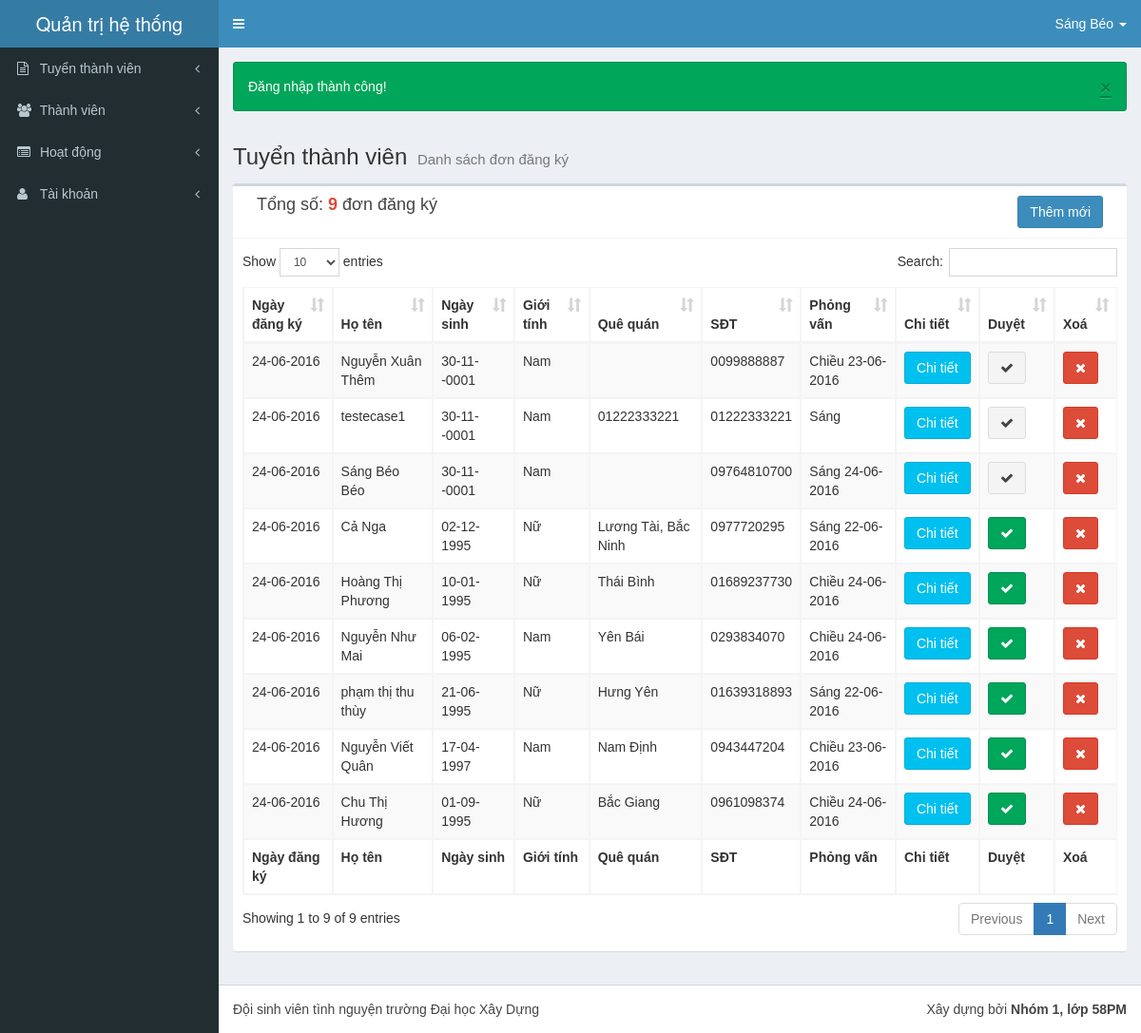
/index.php?prog=dondangky (signed in), run on the app's committed database.
### tables this page shows
CREATE TABLE `tbl_thanhvien` (
  `matv` int(11) NOT NULL AUTO_INCREMENT,
  `hoten` varchar(50) NOT NULL,
  `lop` varchar(10) DEFAULT NULL,
  `mssv` varchar(10) DEFAULT NULL,
  `ngaysinh` date DEFAULT NULL,
  `gioitinh` tinyint(1) DEFAULT NULL,
  `quequan` varchar(100) DEFAULT NULL,
  `diachi` text,
  `sdt` varchar(15) DEFAULT NULL,
  `ngaygianhap` date DEFAULT NULL,
  `tinhtrang` tinyint(1) NOT NULL DEFAULT '0',
  `ladoitruong` tinyint(1) NOT NULL DEFAULT '0',
  `tgbatdau` date DEFAULT NULL,
  PRIMARY KEY (`matv`)
);

### models/thuvien.php (called while the page is built, shortened)
<?php
class LIB
{
    public $pdo;
    function __construct($server, $host, $db, $user, $pass)
    {
        try {
            $dsn = $server . ':host=' . $host . ';dbname=' . $db;
            $this->pdo = new PDO($dsn, $user, $pass);
            $this->pdo->exec("SET NAMES 'utf8'");
        } catch (PDOException $ex) {
            die($ex->getMessage());
        }
    }
    public function selectall($sql)
    {
        $re = $this->pdo->query($sql);
        return $re->fetchAll(PDO::FETCH_ASSOC);
    }
    public function selectone($sql)
    {
        $re = $this->pdo->query($sql);
        if ($re->rowCount() > 0)
            return $re->fetch(PDO::FETCH_ASSOC);
        else return array();
    }
    public function dateformat($date, $time = 0)
    {
        if ($date == 0) return '';
        return date('d-m-Y', strtotime($date));
    }
}
?>

### connect.php (called while the page is built, shortened)
<?php
require_once('models/thuvien.php');
$lib = new LIB(SERVER, HOST, DB, USER, PASS);
?>

### controllers/dondangky.php (called while the page is built, shortened)
<?php
$lib->checkLogin();
$strquery = "SELECT tbl_thanhvien.* FROM tbl_thanhvien LEFT JOIN tbl_chianhom ON tbl_thanhvien.matv = tbl_chianhom.matv WHERE manhom IS NULL AND ladoitruong=0 ORDER BY tinhtrang, ngaygianhap";
$dondangky = $lib->selectall($strquery);
$dkthoigianpv = array();
foreach ($dondangky as $don) {
    $strquery = "SELECT tbl_thoigianpv.* FROM tbl_dkthoigianpv JOIN tbl_thoigianpv ON tbl_dkthoigianpv.matg = tbl_thoigianpv.matg WHERE matv = " . $don['matv'];
    $tg = $lib->selectone($strquery);
    $dkthoigianpv[$don['matv']] = array(
        'matg' => $tg['matg'],
        'sangchieu' => $tg['sangchieu'],
        'ngay' => $lib->dateformat($tg['ngay'])
    );
}
?>

### views/pages/dondangky.php (the view, shortened to what this page needs)
<section class="content-header">
    <h1>
        Tuyển thành viên
        <small>Danh sách đơn đăng ký</small>
    </h1>
</section>
<section class="content">
    <div class="row">
        <div class="col-xs-12">
            <div class="box">
                <div class="box-header with-border">
                    <div class="col-sm-9">
                        <h3 class="box-title">Tổng số: <span
                                class="text-red text-bold"><?php echo count($dondangky) ?></span> đơn đăng ký
                        </h3>
                    </div>
                    <div class="col-sm-3">
                        <a href="index.php?prog=dangky" target="_blank" class="btn btn-primary pull-right">Thêm mới</a>
                    </div>
                </div>
                <div class="box-body">
                    <table id="dsdondangky" class="table table-bordered table-striped">
                        <thead>
                        <tr>
                            <th>Ngày đăng ký</th>
                            <th>Họ tên</th>
                            <th>Ngày sinh</th>
                            <th>Giới tính</th>
                            <th>Quê quán</th>
                            <th>SĐT</th>
                            <th>Phỏng vấn</th>
                            <th>Chi tiết</th>
                            <th>Duyệt</th>
                            <th>Xoá</th>
                        </tr>
                        </thead>
                        <tbody>
                        <?php
                        foreach ($dondangky as $don) {
                            ?>
                            <tr id="<?php echo $don['matv'] ?>">
                                <td><?php echo date('d-m-Y', strtotime($don['ngaygianhap'])) ?></td>
                                <td><?php echo $don['hoten'] ?></td>
                                <td><?php echo ($don['ngaysinh'] == 0) ? '' : date('d-m-Y', strtotime($don['ngaysinh'])) ?></td>
                                <td><?php echo $don['gioitinh'] == 1 ? 'Nam' : 'Nữ' ?></td>
                                <td><?php echo $don['quequan'] ?></td>
                                <td><?php echo $don['sdt'] ?></td>
                                <td>
                                    <?php
                                    echo $dkthoigianpv[$don['matv']]['sangchieu'] == 0 ? 'Sáng ' . $dkthoigianpv[$don['matv']]['ngay'] : 'Chiều ' . $dkthoigianpv[$don['matv']]['ngay'];
                                    ?>
                                </td>
                                <td>
                                    <button type="button" class="btn btn-info detail" data-toggle="modal"
                                            data-target="#detail" data-id="<?php echo $don['matv'] ?>">Chi tiết
                                    </button>
                                </td>
                                <td>
                                    <?php
                                    if ($don['tinhtrang'] == 0) {
                                        ?>
                                        <button type="button" class="btn btn-default pass"
                                                data-id="<?php echo $don['matv'] ?>"><i class="fa fa-check"></i>
                                        </button>
                                        <?php
                                    } else {
                                        ?>
                                        <button type="button" class="btn btn-success unpass"
                                                data-id="<?php echo $don['matv'] ?>"><i class="fa fa-check"></i>
                                        </button>
                                        <?php
                                    }
                                    ?>
                                </td>
                                <td>
                                    <button type="button" class="btn btn-danger remove"
                                            data-id="<?php echo $don['matv'] ?>"><i class="fa fa-remove"></i>
                                    </button>
                                </td>
                            </tr>
                        <?php } ?>
                        </tbody>
                        <tfoot>
                        <tr>
                            <th>Ngày đăng ký</th>
                            <th>Họ tên</th>
                            <th>Ngày sinh</th>
                            <th>Giới tính</th>
                            <th>Quê quán</th>
                            <th>SĐT</th>
                            <th>Phỏng vấn</th>
                            <th>Chi tiết</th>
                            <th>Duyệt</th>
                            <th>Xoá</th>
                        </tr>
                        </tfoot>
                    </table>
                </div>
            </div>
        </div>
    </div>
</section>

### data on the page
tbl_thanhvien: ngaygianhap "24-06-2016", hoten "Nguyễn Xuân Thêm", ngaysinh "30-11--0001", gioitinh "Nam", sdt "0099888887", matv "23-06-2016"
tbl_thanhvien: ngaygianhap "24-06-2016", hoten "testecase1", ngaysinh "30-11--0001", gioitinh "Nam", quequan "01222333221", sdt "01222333221"
tbl_thanhvien: ngaygianhap "24-06-2016", hoten "Sáng Béo Béo", ngaysinh "30-11--0001", gioitinh "Nam", sdt "09764810700", matv "24-06-2016"
tbl_thanhvien: ngaygianhap "24-06-2016", hoten "Cả Nga", ngaysinh "02-12-1995", gioitinh "Nữ", quequan "Lương Tài, Bắc Ninh", sdt "0977720295", matv "22-06-2016"
tbl_thanhvien: ngaygianhap "24-06-2016", hoten "Hoàng Thị Phương", ngaysinh "10-01-1995", gioitinh "Nữ", quequan "Thái Bình", sdt "01689237730", matv "24-06-2016"
tbl_thanhvien: ngaygianhap "24-06-2016", hoten "Nguyễn Như Mai", ngaysinh "06-02-1995", gioitinh "Nam", quequan "Yên Bái", sdt "0293834070", matv "24-06-2016"
tbl_thanhvien: ngaygianhap "24-06-2016", hoten "phạm thị thu thùy", ngaysinh "21-06-1995", gioitinh "Nữ", quequan "Hưng Yên", sdt "01639318893", matv "22-06-2016"
tbl_thanhvien: ngaygianhap "24-06-2016", hoten "Nguyễn Viết Quân", ngaysinh "17-04-1997", gioitinh "Nam", quequan "Nam Định", sdt "0943447204", matv "23-06-2016"
tbl_thanhvien: ngaygianhap "24-06-2016", hoten "Chu Thị Hương", ngaysinh "01-09-1995", gioitinh "Nữ", quequan "Bắc Giang", sdt "0961098374", matv "24-06-2016"

### other printed values
$_SESSION['thanhvien']['hoten'] "Sáng Béo"
$_SESSION['message']['content'] "Đăng nhập thành công!"
count($dondangky) "9"
